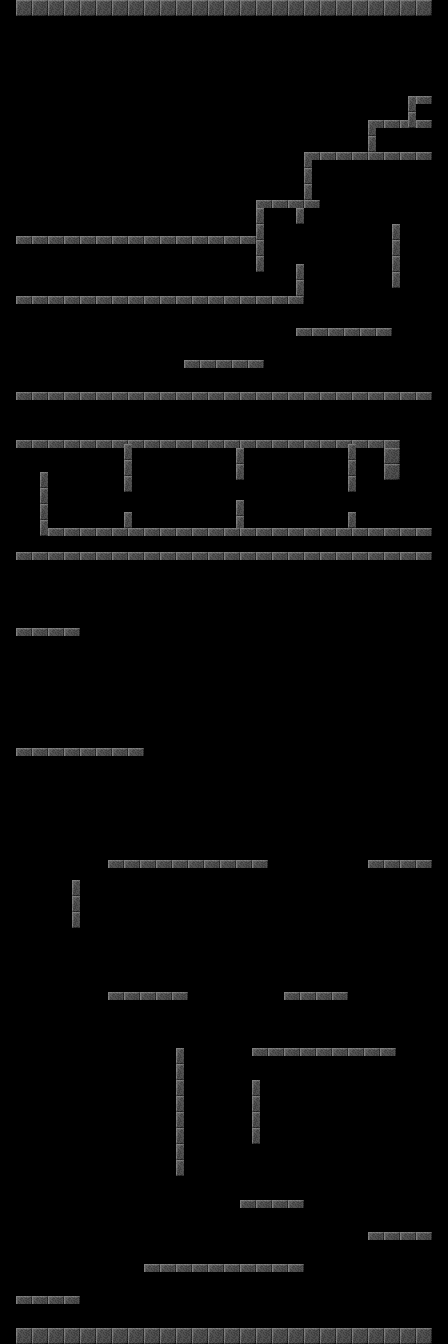

Below is a game level as drawn by its tile map, then a one-line description and the .tmx that defines it (tile-layer data replaced by summaries):
An orthogonal 112x336 tile map with 4x4 px tiles, 1 tile layer (Tile Layer 1), 3 tilesets and 11 objects.

<map version="1.0" orientation="orthogonal" renderorder="right-down" width="112" height="336" tilewidth="4" tileheight="4" nextobjectid="1">
 <tileset firstgid="1" name="upwell" tilewidth="16" tileheight="16" tilecount="360" columns="15">
  <image source="../../upwell/Assets/SpritesAndAnimations/Platforms/tiles.png" width="240" height="384" />
  <tile id="0">
   <objectgroup draworder="index">
    <object id="1" x="0" y="0" width="16" height="16" />
   </objectgroup>
  </tile>
  <tile id="1">
   <objectgroup draworder="index">
    <object id="1" x="0" y="0" width="16" height="16" />
    <object id="2" x="0" y="0" width="16" height="16" />
   </objectgroup>
  </tile>
  <tile id="46">
   <objectgroup draworder="index">
    <object id="1" x="0" y="0" width="16" height="16" />
    <object id="2" x="0" y="0" width="16" height="16" />
   </objectgroup>
  </tile>
  <tile id="48">
   <objectgroup draworder="index">
    <object id="1" x="0" y="0" width="16" height="16" />
    <object id="2" x="0" y="0" width="16" height="16" />
   </objectgroup>
  </tile>
 </tileset>
 <tileset firstgid="361" name="tiles" tilewidth="16" tileheight="8" tilecount="720" columns="15">
  <image source="../../upwell/Assets/SpritesAndAnimations/Platforms/tiles.png" width="240" height="384" />
  <tile id="1">
   <objectgroup draworder="index">
    <object id="1" x="0" y="0" width="16" height="8" />
   </objectgroup>
  </tile>
  <tile id="91">
   <objectgroup draworder="index">
    <object id="1" x="0" y="0" width="16" height="8" />
    <object id="2" x="0" y="0" width="16" height="8" />
   </objectgroup>
  </tile>
 </tileset>
 <tileset firstgid="1081" name="tilesV" tilewidth="8" tileheight="16" tilecount="720" columns="30">
  <image source="../../upwell/Assets/SpritesAndAnimations/Platforms/tiles.png" width="240" height="384" />
  <tile id="2">
   <objectgroup draworder="index">
    <object id="1" x="0" y="0" width="8" height="16" />
   </objectgroup>
  </tile>
 </tileset>
 <layer name="Tile Layer 1" width="112" height="336">
  <data>[37632 cells, 330 non-empty, 3 distinct tile ids]</data>
 </layer>
</map>
